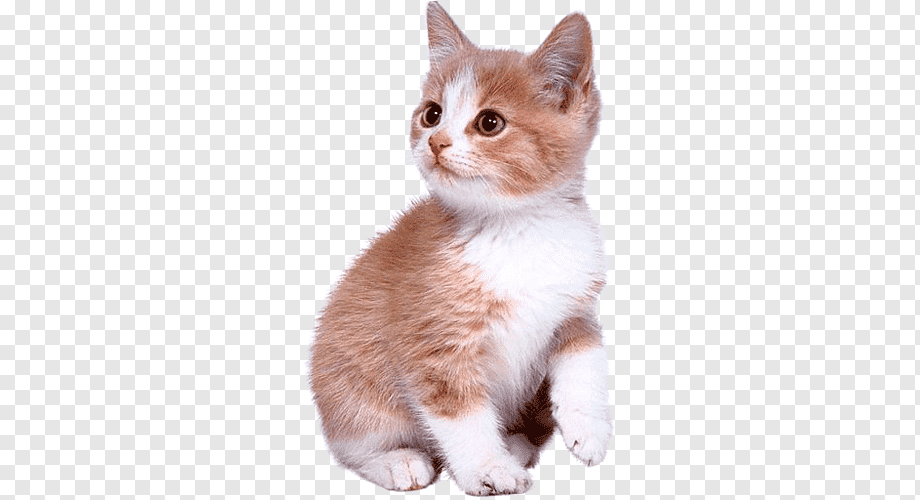
#> input picture image_cat.png, 920 x 500 px, found by its file name
$ python code.py
#> lines starting #> are read from the running program, lines starting #| are printed output that depends on the picture
import cv2
import numpy as np
import scipy.ndimage as sc
import time

image_name = 'image_cat.png';
image = cv2.imread(image_name);
#> image is the input picture: shape (500, 920, 3); mean B, G, R 225.6, 226.1, 232.8

kernel = np.array([[0, -1, 0],
                   [-1, 5, -1],
                   [0, -1, 0]]);
start_time = time.time()
img_filt = cv2.filter2D(image, -1, kernel);
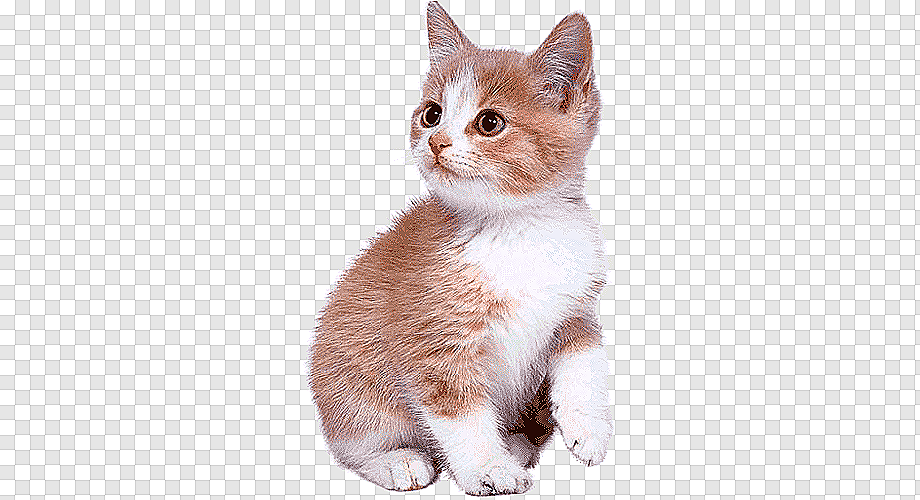
#> img_filt: shape (500, 920, 3); mean B, G, R 222.7, 223.3, 229.4
print("--- %s seconds ---" % (time.time() - start_time))
#cv2.imwrite(image_name, img_filt);
print('Done processing image');
